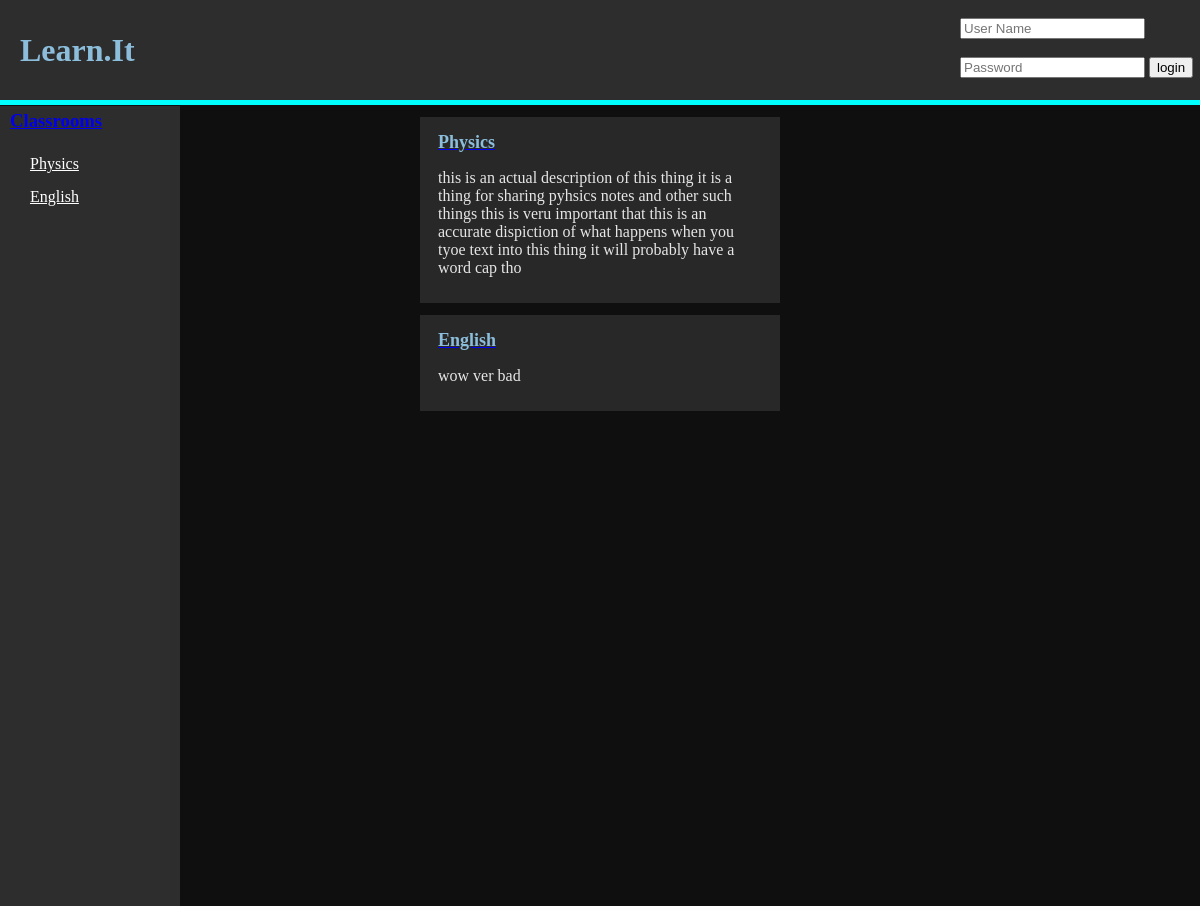
The app's page /classes, older data.
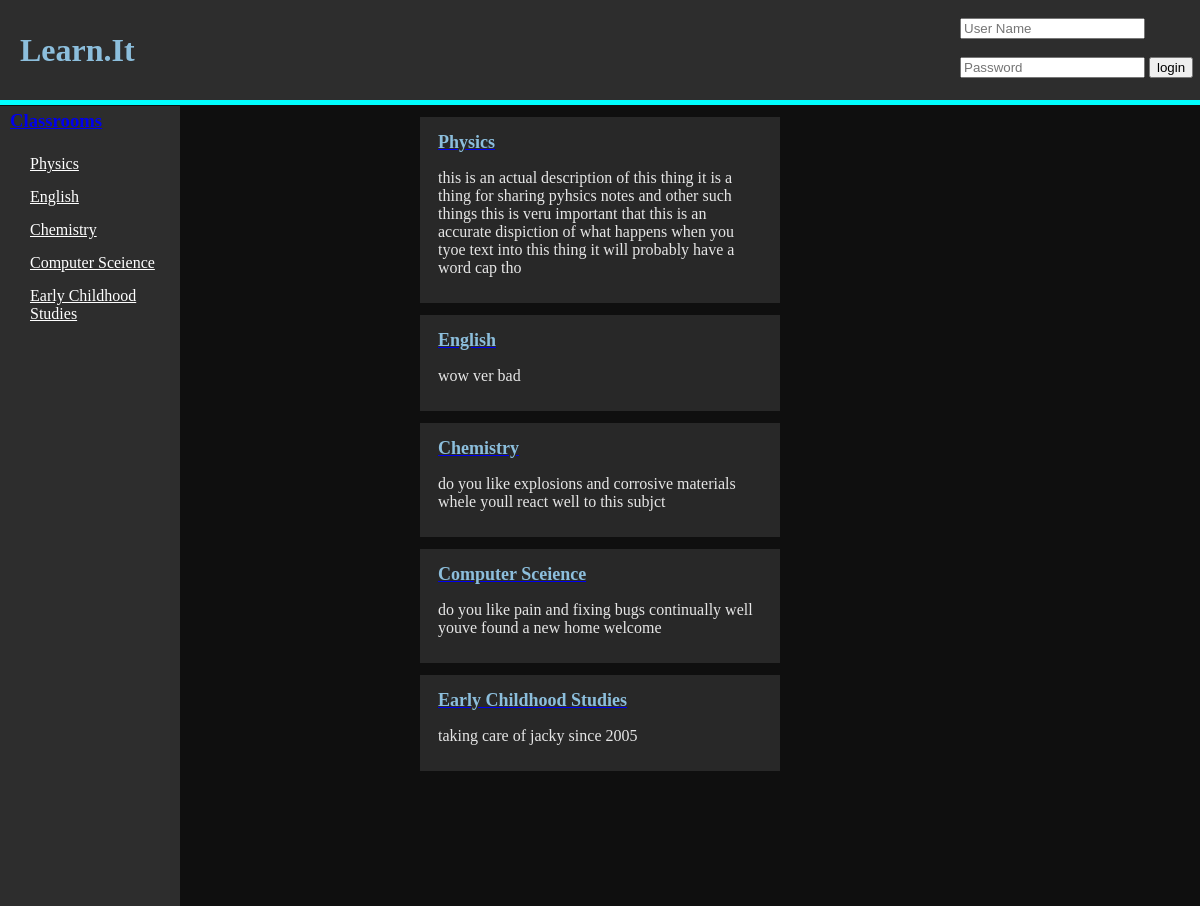
The same page, newer data.
### tables this page shows
CREATE TABLE classroom (id INTEGER PRIMARY KEY, name STRING, description TEXT, ProPic TEXT);

### main.py (the view, shortened to what this page needs)
@app.route("/classes")
def view_classess():
    name = ''
    my_classess = ""
    id = 0
    if session.get("_User") is None:
        classes = do_query("""SELECT name, id from classroom""", (), None)
    posts = do_query("SELECT * from classroom", (), None)
    return render_template("ClassMenu.html", title="Classes", stuff=posts,
                           classrooms=classes, uid=id, user_name=name, myclassrooms=my_classess)

### main.py (called while the page is built)
def do_query(query, data, fetch):
    conn = sqlite3.connect("learnit.db")
    cur = conn.cursor()
    cur.execute(query, data)
    if fetch is None:
        result = cur.fetchall()
    else:
        result = cur.fetchone()
    conn.close()
    return result

### templates/ClassMenu.html (shortened to what this page needs)
<!DOCTYPE html>
<html lang="en" dir="ltr">
  <head>
  </head>
  <body>
    {%include 'header.html'%}
    {%include 'sidebar.html'%}
    {%for i in stuff%}
    <div class="post">
      <a href="/classroom/{{i[0]}}"><h1 class="post-title" >{{i[1]}}</h1></a>
      <p class="post-text">{{i[2]}}</p>
    </div>
    {%endfor%}
  </body>
</html>

### templates/sidebar.html (shortened to what this page needs)
<!DOCTYPE html>
<html lang="en" dir="ltr">
<link rel="stylesheet" href="../static/css/style.css">
  <head>
  </head>
  <body>
    <div class="sidebar">
      <a href="/classes"><h3 class="sidebar-Title">Classrooms</h3></a>
      {%for i in classrooms%}
        <a href="/classroom/{{i[1]}}" class="sidebar-Text">{{i[0]}}</a>
      {%endfor%}
    </div>
  </body>
</html>

Row changes from the older to the newer data that the page shows:
added classroom: name "Chemistry", description "do you like explosions and corrosive materials whele youll react well to this subjct"
added classroom: name "Computer Sceience", description "do you like pain and fixing bugs continually well youve found a new home welcome"
added classroom: name "Early Childhood Studies", description "taking care of jacky since 2005"
